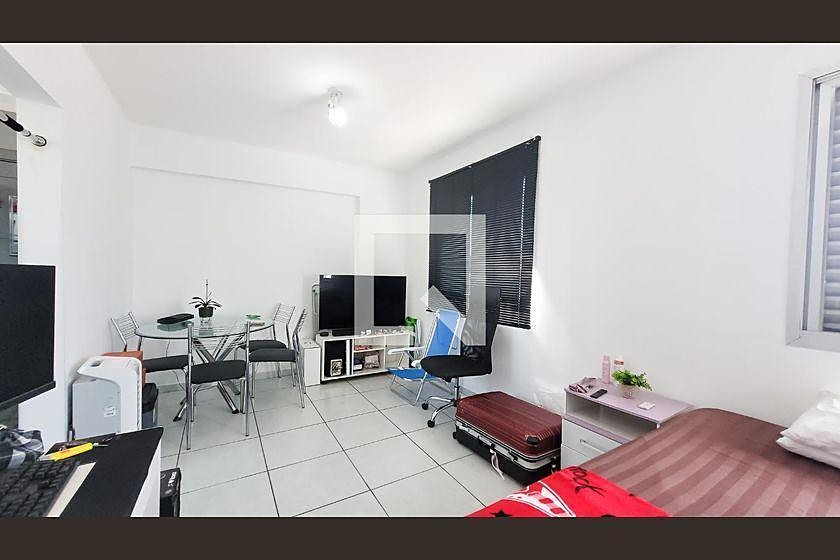
#> input picture captacao/apartamento-venda-1-dormitorios-1-vagas-40m2-campinas-taquaral-ap9008/fotos/02.jpg, 840 x 560 px
$ python cine-grade.py ../../../captacao/apartamento-venda-1-dormitorios-1-vagas-40m2-campinas-taquaral-ap9008/fotos/02.jpg out.png
#> lines starting #> are read from the running program, lines starting #| are printed output that depends on the picture
# Cor "cinematográfica" para fotos de imóvel (estilo do reel DfCzIDpzgIT): contraste em S, pretos
# levemente lavados, sombras frias (teal), luzes quentes, bege do render menos amarelado, vinheta e grão.
# Uso: python scripts/cine-grade.py <entrada> <saida.jpg> [--vertical CX] [--forca 1.0]
#   --vertical CX recorta 9:16 centrado em CX (0-1) e entrega 2160x3840 (4K vertical).
import argparse
import numpy as np
from PIL import Image

ap = argparse.ArgumentParser()
ap.add_argument('src'); ap.add_argument('dst')
ap.add_argument('--vertical', type=float); ap.add_argument('--forca', type=float, default=1.0)
a = ap.parse_args()

im = Image.open(a.src).convert('RGB')
#> im is the input picture: PIL image 840x560 RGB; mean R, G, B 164.6, 159.3, 159.4
if a.vertical is not None:
    w, h = im.size
    cw = round(h * 9 / 16)
    x = min(max(round(a.vertical * w - cw / 2), 0), w - cw)
    im = im.crop((x, 0, x + cw, h)).resize((2160, 3840), Image.LANCZOS)
x = np.asarray(im).astype(np.float32) / 255
k = a.forca

lum = x @ np.array([0.2126, 0.7152, 0.0722], np.float32)
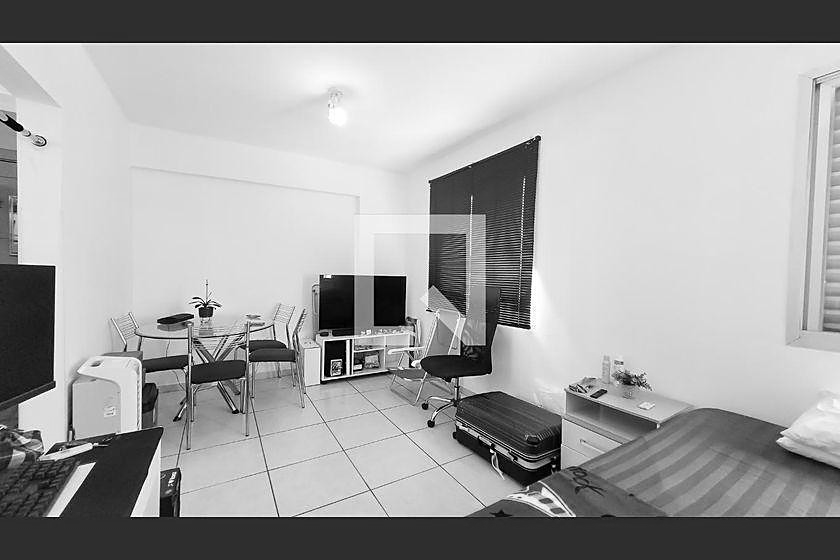
#> lum: shape (560, 840) float32; min 0, max 1, mean 0.629
# tira o amarelado do render: puxa saturação dos tons quentes médios
mean = lum[..., None]
x = mean + (x - mean) * (1 - 0.18 * k)

# contraste com pretos levemente levantados
x =np.clip(0.5 + (x - 0.5) * (1 + 0.22 * k), 0, 1)
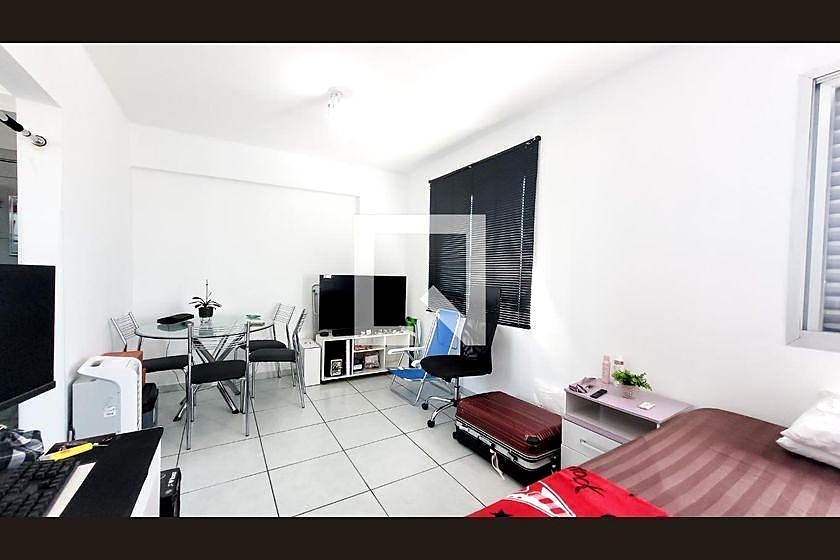
#> x: shape (560, 840, 3) float32; mean of channels 0, 1, 2 0.674, 0.652, 0.653; drawn as R, G, B
x = x * (1 - 0.035 * k) + 0.035 * k * np.array([0.05, 0.10, 0.12], np.float32) / 0.12  # pretos lavados com tom frio

# split toning: sombras teal, luzes quentes
lum = (x @ np.array([0.2126, 0.7152, 0.0722], np.float32))[..., None]
#> lum: shape (560, 840, 1) float32
sh = np.clip(1 - lum * 2, 0, 1) ** 1.5
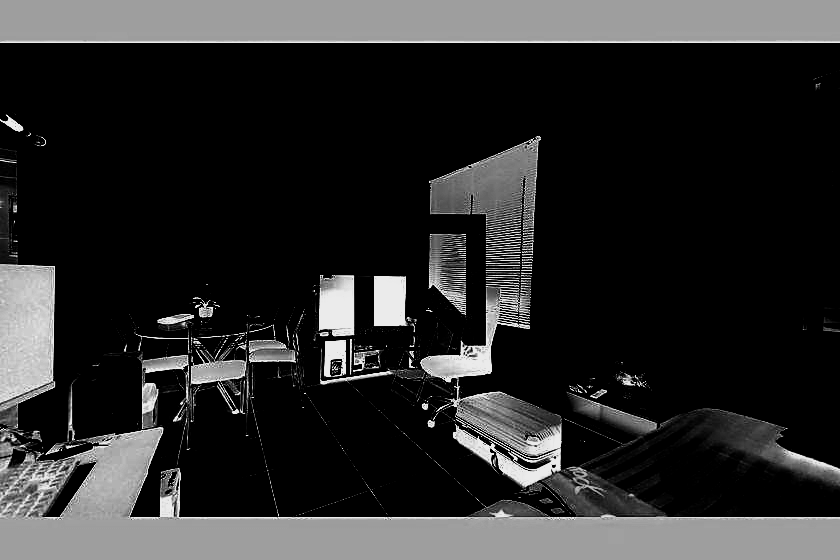
#> sh: shape (560, 840, 1) float32; min 0, max 0.922, mean 0.172
hi = np.clip(lum * 2 - 1, 0, 1) ** 1.2
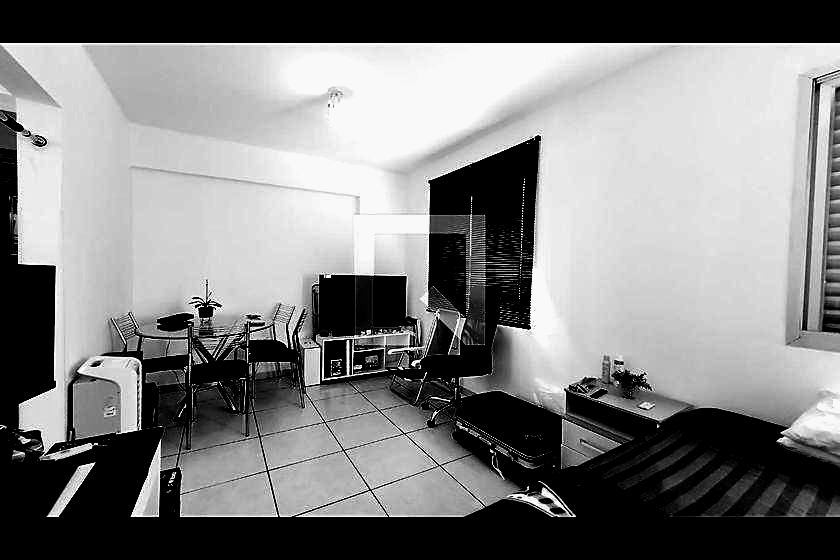
#> hi: shape (560, 840, 1) float32; min 0, max 0.98, mean 0.503
x = x + k * (sh * np.array([-0.05, 0.015, 0.06], np.float32) + hi * np.array([0.04, 0.012, -0.035], np.float32))
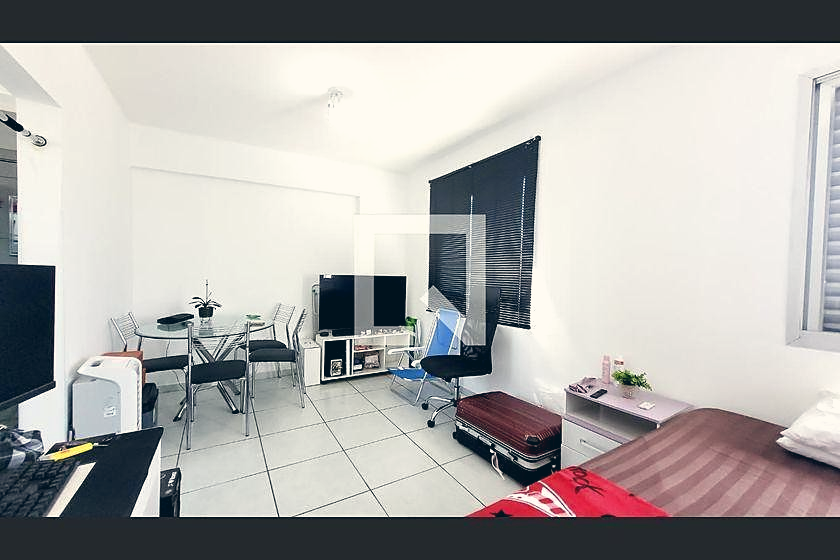
#> x: shape (560, 840, 3) float32; mean of channels 0, 1, 2 0.676, 0.668, 0.658; drawn with min black and max white

# vinheta suave
H, W = x.shape[:2]
#> H = 560; W = 840
yy, xx = np.mgrid[0:H, 0:W].astype(np.float32)
r = np.sqrt(((xx - W / 2) / (W / 2)) ** 2 + ((yy - H / 2) / (H / 2)) ** 2)
x = x * (1 - 0.28 * k * np.clip(r - 0.55, 0, 1) ** 1.6)[..., None]
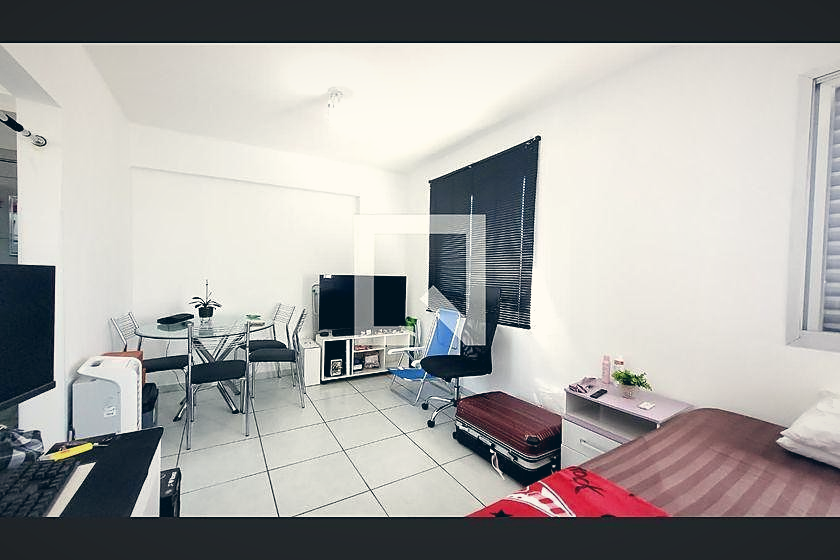
#> x: shape (560, 840, 3) float32; mean of channels 0, 1, 2 0.652, 0.645, 0.636; drawn with min black and max white

# grão de filme fino
rng = np.random.default_rng(7)
g = rng.normal(0, 0.018 * k, (H, W, 1)).astype(np.float32)
x = np.clip(x + g * (0.4 + 0.6 * (1 - lum)), 0, 1)

Image.fromarray((x * 255 + 0.5).astype(np.uint8)).save(a.dst, quality=94)
print('ok ->', a.dst)

$ run again, on captacao/apartamento-venda-1-dormitorios-1-vagas-40m2-campinas-taquaral-ap9008/fotos/07.jpg
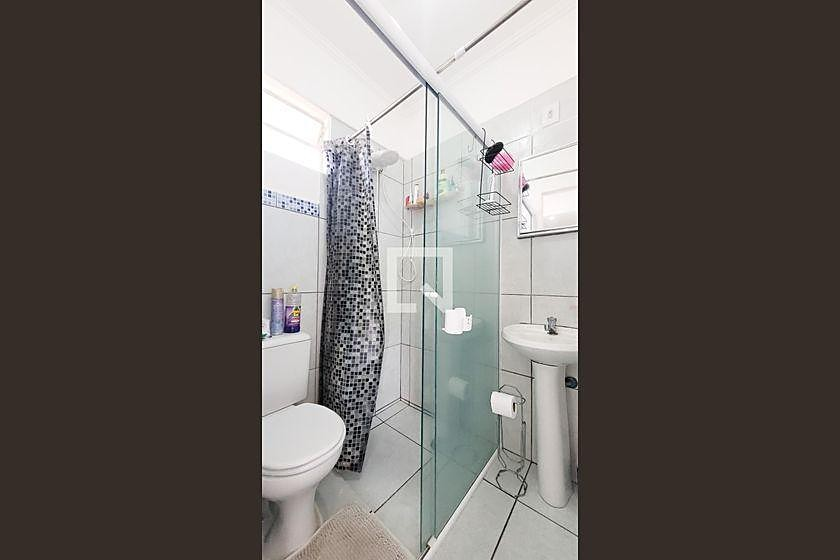
#> input picture captacao/apartamento-venda-1-dormitorios-1-vagas-40m2-campinas-taquaral-ap9008/fotos/07.jpg, 840 x 560 px
#> im is the input picture: PIL image 840x560 RGB; mean R, G, B 103.9, 98.3, 94.6
#> `hi = np.clip(lum * 2 - 1, 0, 1) ** 1.2`:
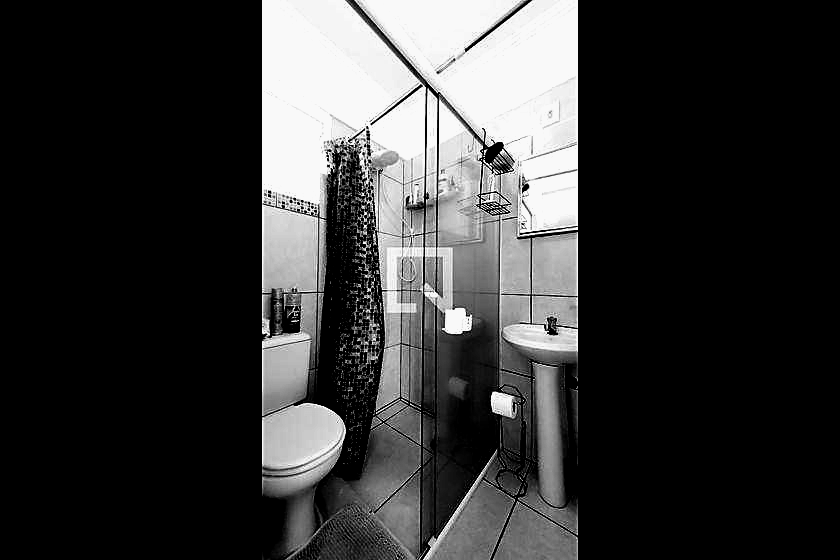
#> hi: shape (560, 840, 1) float32; min 0, max 0.98, mean 0.214
#> `x = x * (1 - 0.28 * k * np.clip(r - 0.55, 0, 1) ** 1.6)[..., None]`:
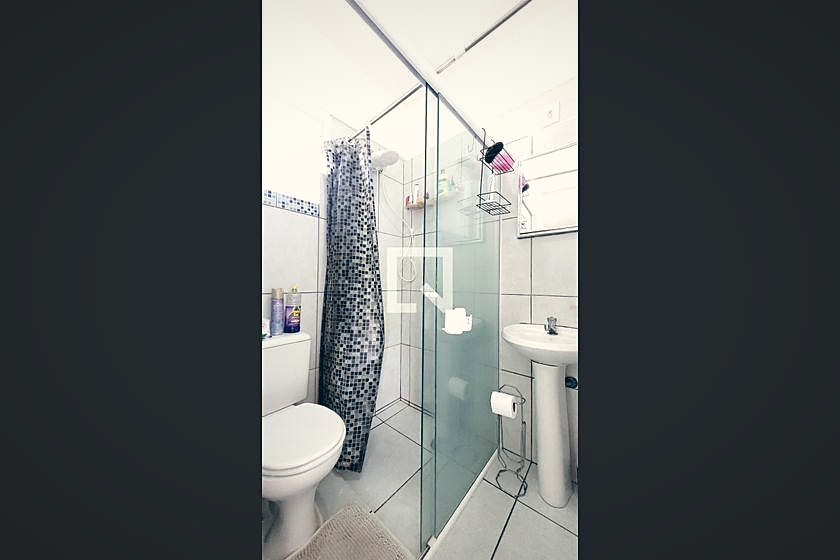
#> x: shape (560, 840, 3) float32; mean of channels 0, 1, 2 0.359, 0.373, 0.373; drawn with min black and max white

$ run again, on captacao/apartamento-venda-1-dormitorios-1-vagas-40m2-campinas-taquaral-ap9008/fotos/11.jpg
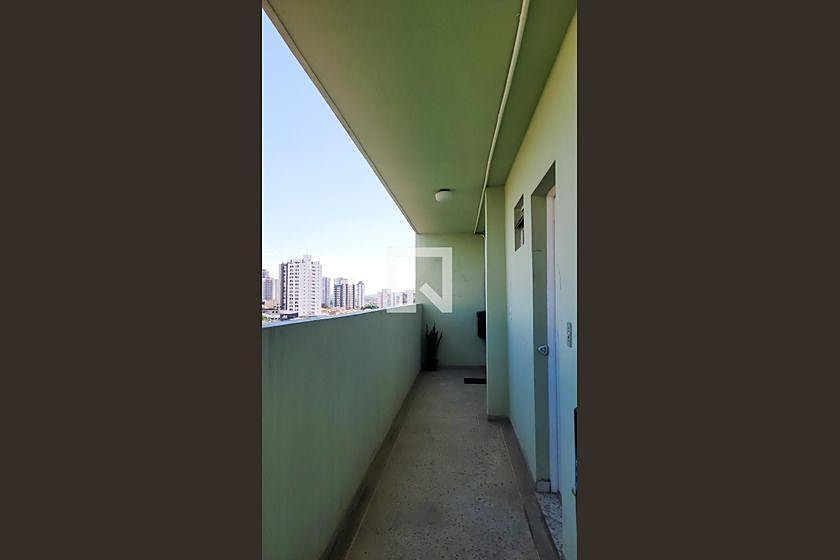
#> input picture captacao/apartamento-venda-1-dormitorios-1-vagas-40m2-campinas-taquaral-ap9008/fotos/11.jpg, 840 x 560 px
#> im is the input picture: PIL image 840x560 RGB; mean R, G, B 75.3, 73.9, 66.2
#> `hi = np.clip(lum * 2 - 1, 0, 1) ** 1.2`:
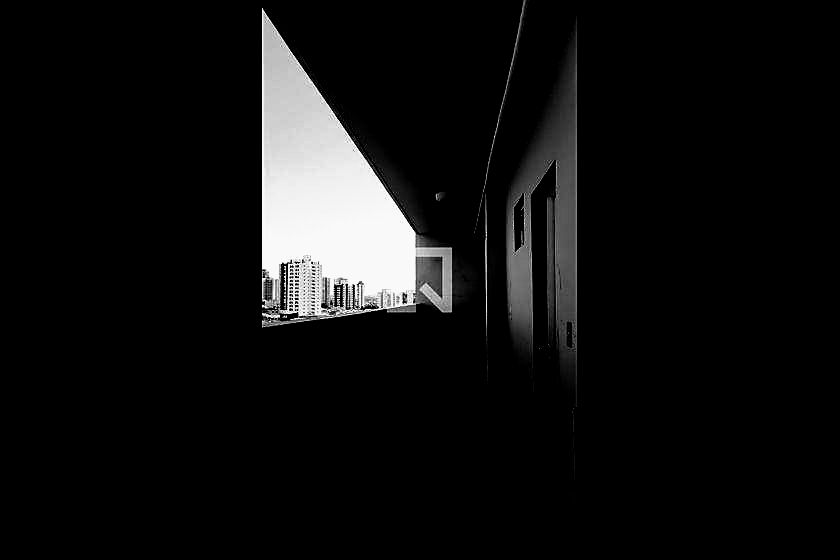
#> hi: shape (560, 840, 1) float32; min 0, max 0.98, mean 0.0659
#> `x = x + k * (sh * np.array([-0.05, 0.015, 0.06], np.float32) + hi * np..`:
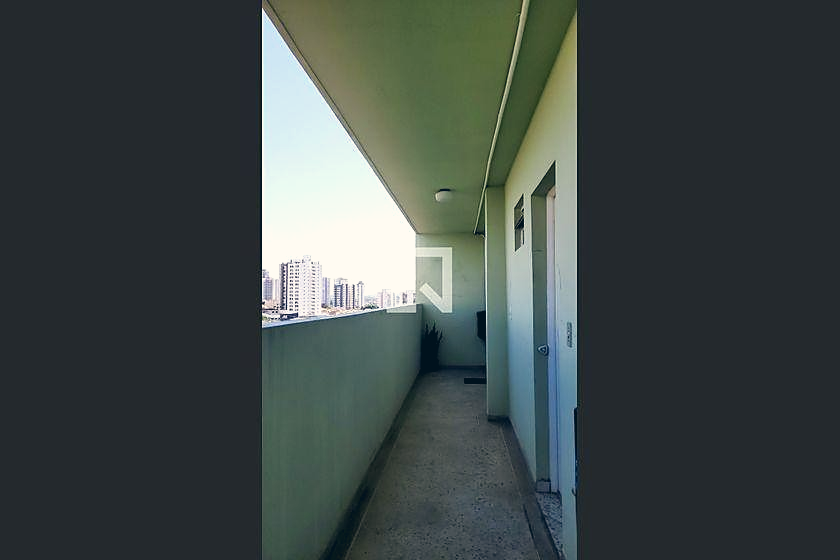
#> x: shape (560, 840, 3) float32; mean of channels 0, 1, 2 0.233, 0.27, 0.261; drawn with min black and max white

$ run again, on captacao/apartamento-venda-1-dormitorios-1-vagas-40m2-campinas-taquaral-ap9008/fotos/12.jpg
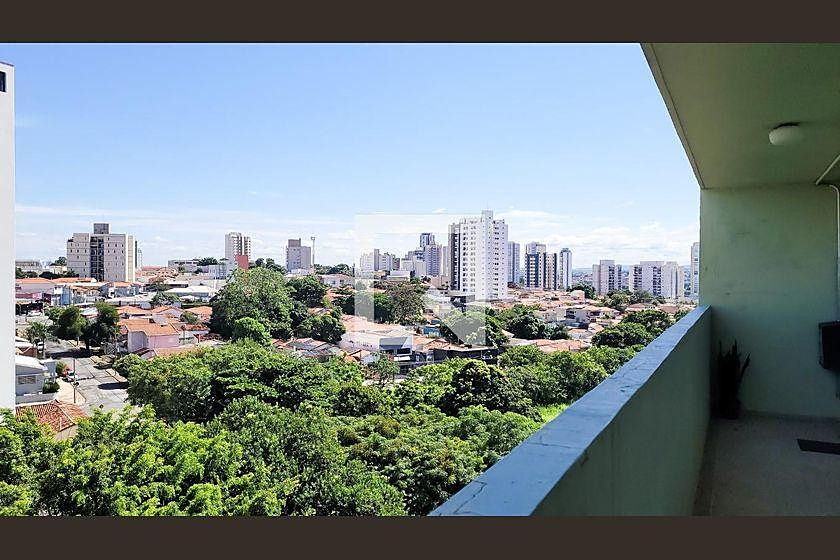
#> input picture captacao/apartamento-venda-1-dormitorios-1-vagas-40m2-campinas-taquaral-ap9008/fotos/12.jpg, 840 x 560 px
#> im is the input picture: PIL image 840x560 RGB; mean R, G, B 118.6, 131.1, 132.4
#> `hi = np.clip(lum * 2 - 1, 0, 1) ** 1.2`:
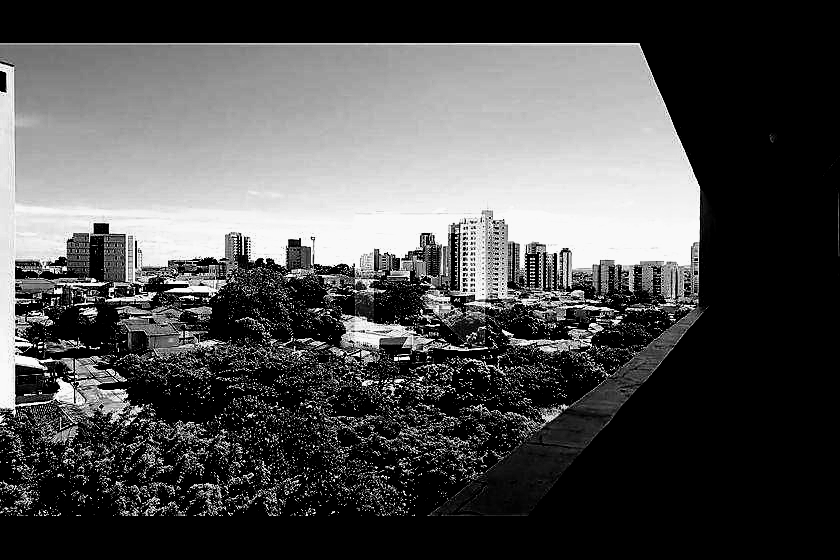
#> hi: shape (560, 840, 1) float32; min 0, max 0.98, mean 0.316
#> `x = x * (1 - 0.28 * k * np.clip(r - 0.55, 0, 1) ** 1.6)[..., None]`:
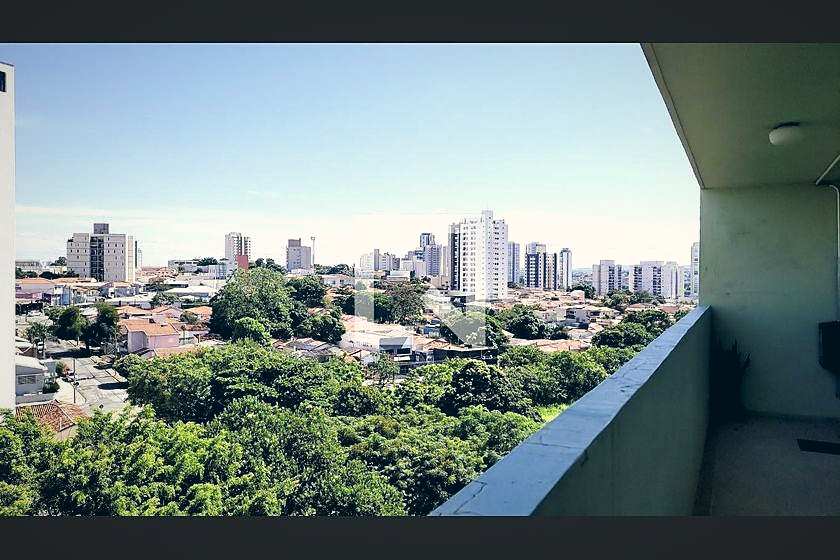
#> x: shape (560, 840, 3) float32; mean of channels 0, 1, 2 0.453, 0.517, 0.511; drawn with min black and max white
